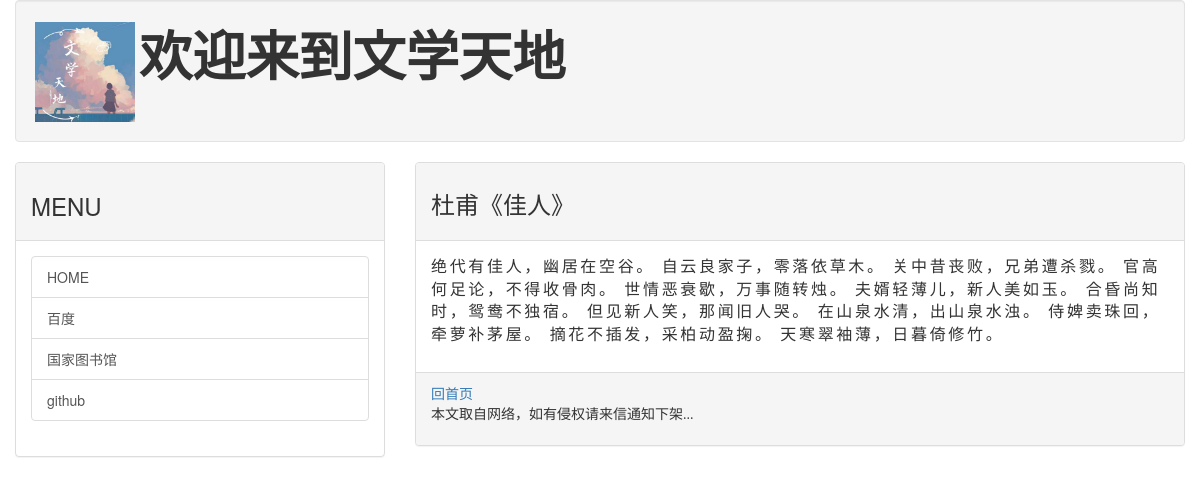
Page /post/dufu01 on the committed database.
### mainsite/models.py (models this page shows, shortened)
class Post(models.Model):
	title = models.CharField(max_length=200)  #文章标题
	slug  = models.CharField(max_length=200)	#文章网址
	body = models.TextField()				#文章内容
	pub_date = models.DateTimeField(default=timezone.now)	#发表日期
	class Meta:
		ordering = ('-pub_date',)  #根据发表日期排序

### mainsite/views.py (the view)
# urls.py: url(r'^post/(\w+)$',showpost),
def showpost(request,slug):
	template = get_template('post.html')
	try:
		post = Post.objects.get(slug=slug)	#匹配传入参数与资料库中的slug
		if post!= None:
			html = template.render(locals())
			return HttpResponse(html)
	except:
		return redirect('/')	#错误直接返回首页

### mainsite/templates/post.html (shortened to what this page needs)
{% extends 'base.html' %}
{% block headmessage %}
	<h3 style='font-family:楷体;'>{{post.title}}</h3>
{% endblock %}
{% block content %}
	<p style='font-family:宋体;font-size:12pt;letter-spacing:2pt;'>
			{{post.body|safe}}
	</p>
{% endblock %}

### rows in the picture
Post: title "杜甫《佳人》", body "绝代有佳人，幽居在空谷。 自云良家子，零落依草木。 关中昔丧败，兄弟遭杀戮。 官高何足论，不得收骨肉。 世情恶衰歇，万事随转烛。 夫婿轻薄儿，新人美如玉。 合昏尚知时，鸳鸯不独宿。 但见新人笑，那闻旧人哭。 在山泉水清，出山泉水浊。 侍婢卖珠回，牵萝补茅屋。 摘花不插发，采柏动盈掬。 天寒翠袖薄，日暮倚修竹。"
